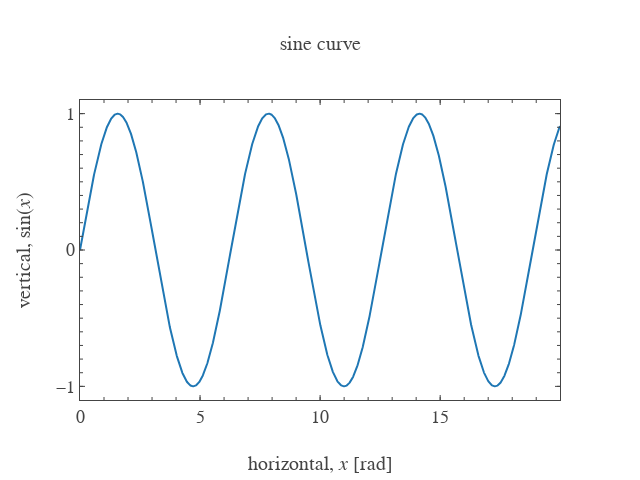

Source (notebook cell):
### Markdown cell above
Alternative way to plot.

### Code cell
plt.scatter(data).show()

### Figure 1 — Plotly figure (JSON) as saved in the notebook; plotly's stock layout.template omitted (floating-point values rounded to 4 significant figures; data arrays with more than 128 entries replaced by an {"elided": "..."} marker saying what was removed)
{"data": [{"type": "scatter", "uid": "2667d7c4-e8ef-480f-8a40-7cfaca50a34f", "x": {"elided": "2000 float values"}, "y": {"elided": "2000 float values"}}, {"type": "scatter", "uid": "8d92e8b0-539d-4469-93fd-9097282cb752", "visible": false, "xaxis": "x100", "yaxis": "y100"}], "layout": {"font": {"family": "Arial", "size": 18}, "height": 480, "title": "sine curve", "titlefont": {"family": "Arial", "size": 20}, "width": 640, "xaxis": {"dtick": 5, "hoverformat": ".f", "mirror": "ticks", "range": [0, 19.99], "showgrid": false, "showline": true, "showticklabels": true, "ticklen": 5, "ticks": "inside", "title": "horizontal, <i>x</i> [rad]", "titlefont": {"family": "Arial", "size": 20}, "zeroline": false}, "xaxis100": {"dtick": 1, "mirror": "ticks", "overlaying": "x", "range": [0, 19.99], "scaleanchor": "x", "showgrid": false, "showline": false, "showticklabels": false, "ticklen": 3, "ticks": "inside", "zeroline": false}, "yaxis": {"dtick": 1, "hoverformat": ".f", "mirror": "ticks", "range": [-1.1, 1.1], "showgrid": false, "showline": true, "showticklabels": true, "ticklen": 5, "ticks": "inside", "title": "vertical, <i></i>sin<i></i>(<i>x</i>)<i></i>", "titlefont": {"family": "Arial", "size": 20}, "zeroline": false}, "yaxis100": {"dtick": 0.1, "mirror": "ticks", "overlaying": "y", "range": [-1.1, 1.1], "scaleanchor": "y", "showgrid": false, "showline": false, "showticklabels": false, "ticklen": 3, "ticks": "inside", "zeroline": false}}}
